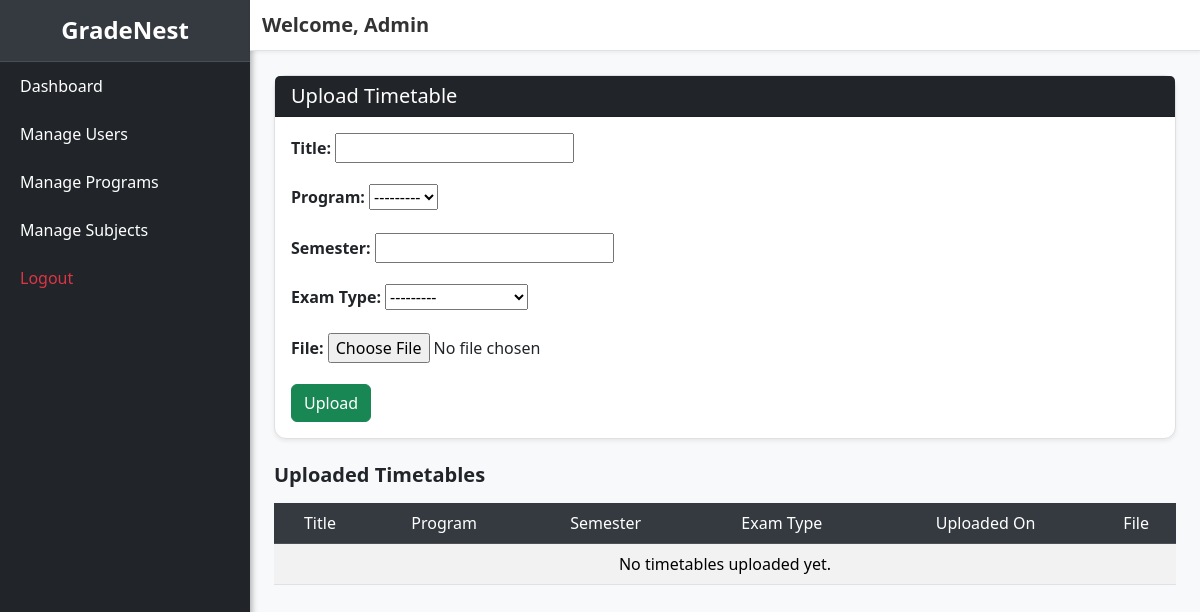
/resources/upload/timetable/ (signed in), run on an earlier commit of the app's database.
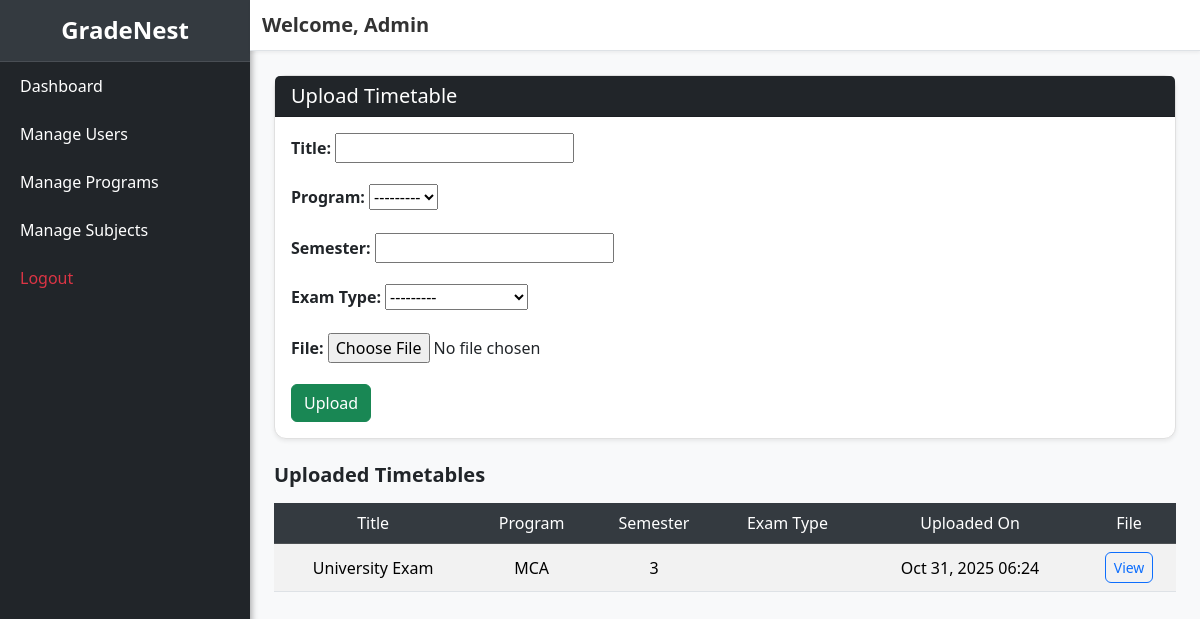
And on a later commit of the database.
### resource_management/models.py (models this page shows, shortened)
class TimeTable(models.Model):
    EXAM_TYPE_CHOICES = [
        ('SERIES', 'Series Exam'),
        ('MODEL', 'Model Exam'),
        ('UNIVERSITY', 'University Exam'),
    ]
    title = models.CharField(max_length=200)
    description = models.TextField(blank=True)
    uploaded_by = models.ForeignKey(
        User,
        on_delete=models.CASCADE,
        limit_choices_to={'userprofile__role': 'OfficeStaff'}
    )
    program = models.ForeignKey(Program, on_delete=models.CASCADE)
    semester = models.PositiveIntegerField()
    exam_type = models.CharField(max_length=20, choices=EXAM_TYPE_CHOICES)
    file = models.FileField(upload_to='resources/timetables/')
    uploaded_at = models.DateTimeField(auto_now_add=True)
    class Meta:
        ordering = ['-uploaded_at']

### program_management/models.py (models this page shows)
class Program(models.Model):
    name = models.CharField(max_length=100)
    department = models.ForeignKey(Department, on_delete=models.SET_NULL, null=True, blank=True)
    num_years = models.PositiveIntegerField(default=0)
    num_semesters = models.PositiveIntegerField(default=0)
    description = models.TextField(blank=True, null=True)
    def __str__(self):
        return self.name

### resource_management/views.py (the view)
# urls.py: path('upload/timetable/', views.upload_timetable, name='upload_timetable'),
@login_required
def upload_timetable(request):
    if request.method == 'POST':
        form = TimeTableForm(request.POST, request.FILES)
        if form.is_valid():
            timetable = form.save(commit=False)
            timetable.uploaded_by = request.user
            timetable.save()
            messages.success(request, "Timetable uploaded successfully!")
            return redirect('resource_management:upload_timetable')
    else:
        form = TimeTableForm()
    timetables = TimeTable.objects.all().order_by('-uploaded_at')
    return render(request, 'resource_management/upload_timetable.html', {
        'form': form,
        'timetables': timetables,
    })

### resource_management/forms.py (shortened to what this page needs)
class TimeTableForm(forms.ModelForm):
    class Meta:
        model = TimeTable
        fields = ['title', 'program', 'semester', 'exam_type', 'file']

### resource_management/templates/resource_management/upload_timetable.html (shortened to what this page needs)
{% extends 'accounts/base.html' %}
{% block content %}
<div class="container mt-4">
  <div class="card shadow-sm">
    <div class="card-header bg-dark text-white">
      <h5 class="mb-0">Upload Timetable</h5>
    </div>
    <div class="card-body">
      <form method="POST" enctype="multipart/form-data">
        <div class="mb-3">
          <label class="form-label fw-bold">Title:</label>
          {{ form.title }}
        </div>
        <div class="mb-3">
          <label class="form-label fw-bold">Program:</label>
          {{ form.program }}
        </div>
        <div class="mb-3">
          <label class="form-label fw-bold">Semester:</label>
          {{ form.semester }}
        </div>
        <div class="mb-3">
          <label class="form-label fw-bold">Exam Type:</label>
          {{ form.exam_type }}
        </div>
        <div class="mb-3">
          <label class="form-label fw-bold">File:</label>
          {{ form.file }}
        </div>
        <button type="submit" class="btn btn-success">Upload</button>
      </form>
    </div>
  </div>
  <div class="mt-4">
    <h5 class="fw-bold">Uploaded Timetables</h5>
    <table class="table table-striped table-hover mt-3">
      <thead class="table-dark">
        <tr>
          <th>Title</th>
          <th>Program</th>
          <th>Semester</th>
          <th>Exam Type</th>
          <th>Uploaded On</th>
          <th>File</th>
        </tr>
      </thead>
      <tbody>
        {% for t in timetables %}
          <tr>
            <td>{{ t.title }}</td>
            <td>{{ t.program.name }}</td>
            <td>{{ t.semester }}</td>
            <td>{{ t.exam_type }}</td>
            <td>{{ t.uploaded_at|date:"M d, Y H:i" }}</td>
            <td>
  		<a href="{% url 'resource_management:view_timetable_file' t.id %}" target="_blank" class="btn btn-outline-primary btn-sm">View</a>
	    </td>
          </tr>
        {% empty %}
          <tr><td colspan="6" class="text-center">No timetables uploaded yet.</td></tr>
        {% endfor %}
      </tbody>
    </table>
  </div>
</div>
{% endblock %}

What changed in the data, as far as the page shows it:
added TimeTable: title "University Exam", program.name "MCA", semester "3", uploaded_at "Oct 31, 2025 06:24"
Also different on the page:
text no longer shown: "No timetables uploaded yet."
